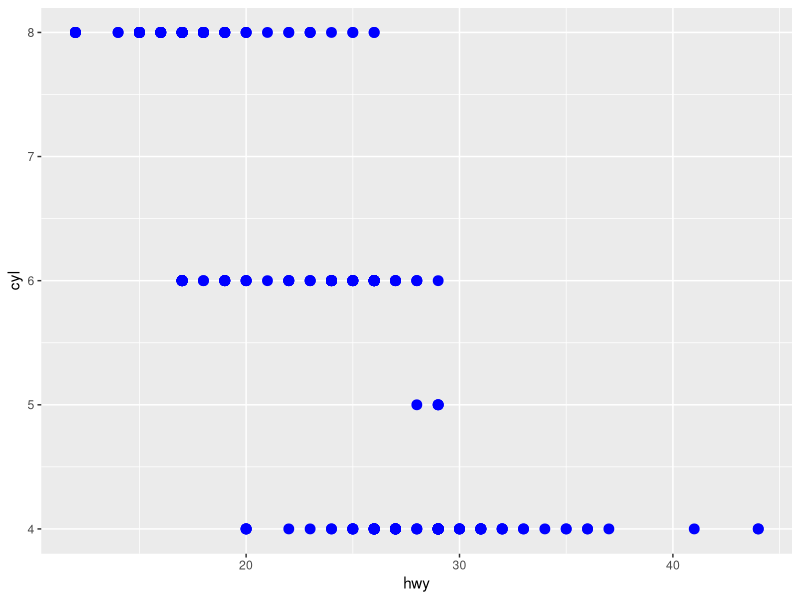
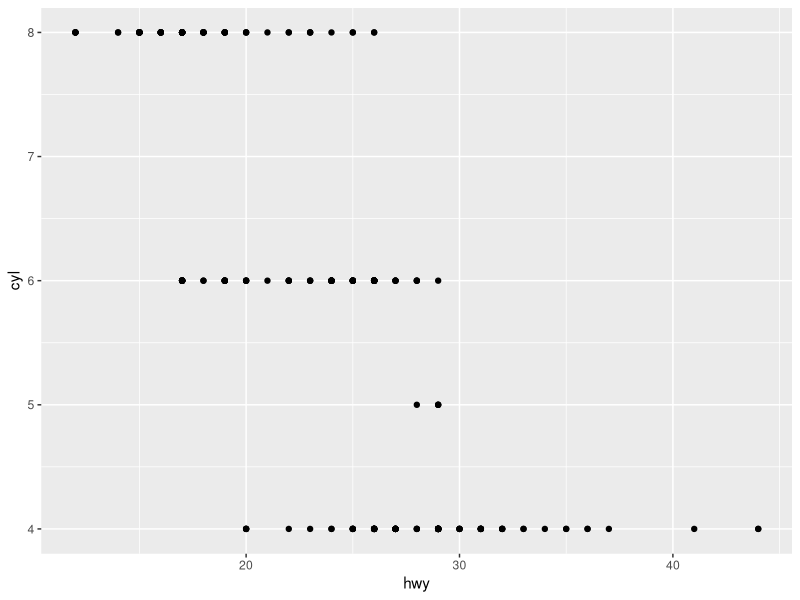
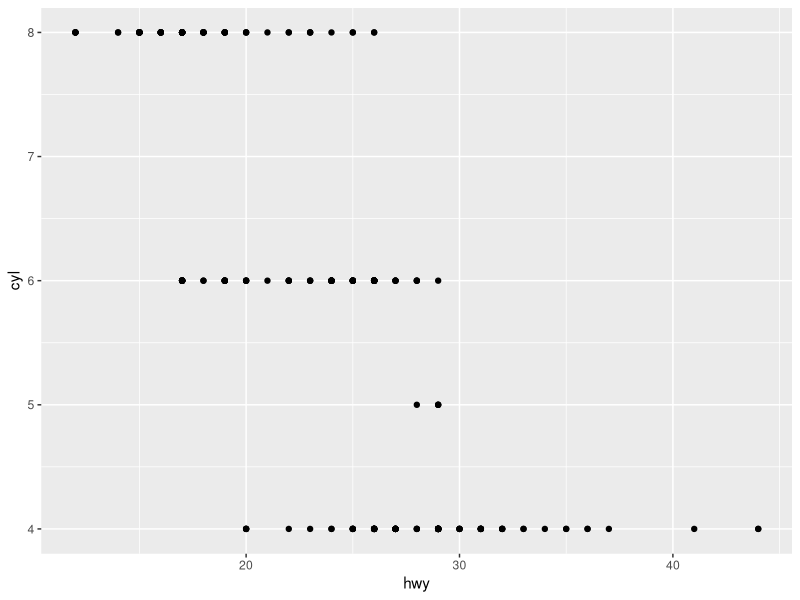
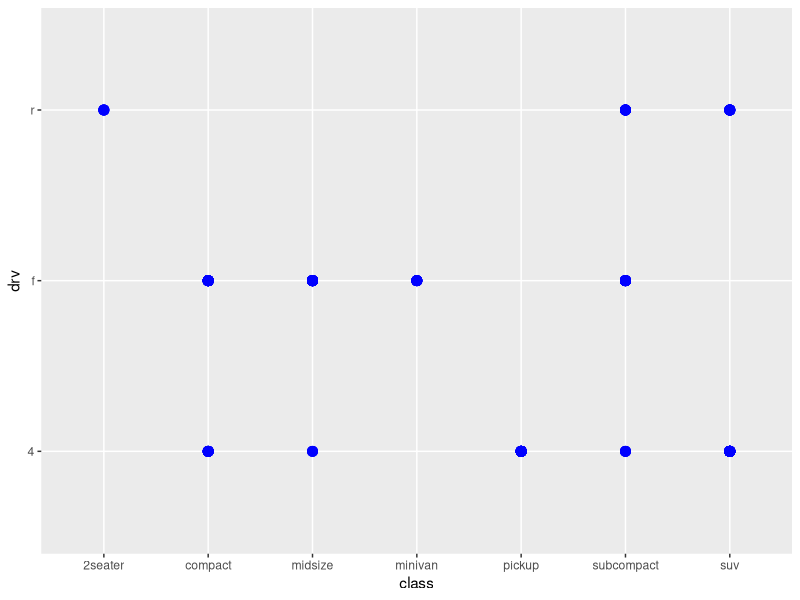
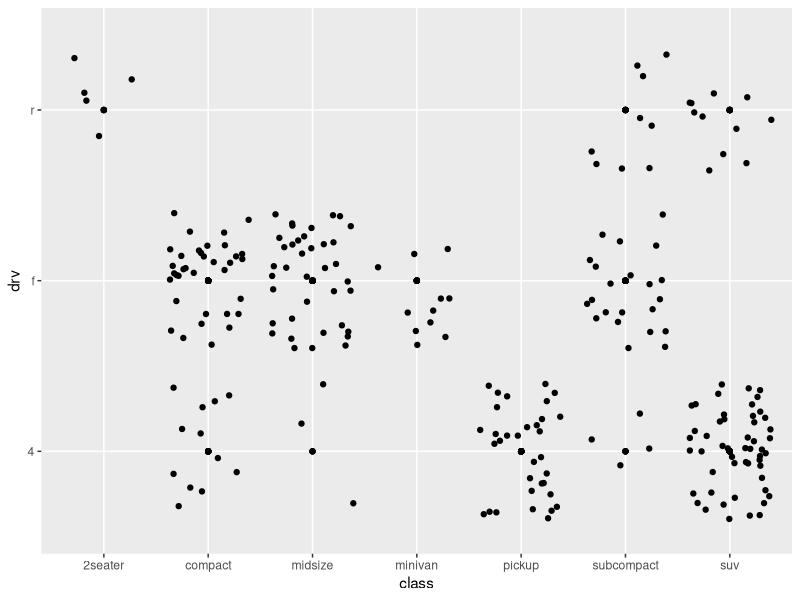
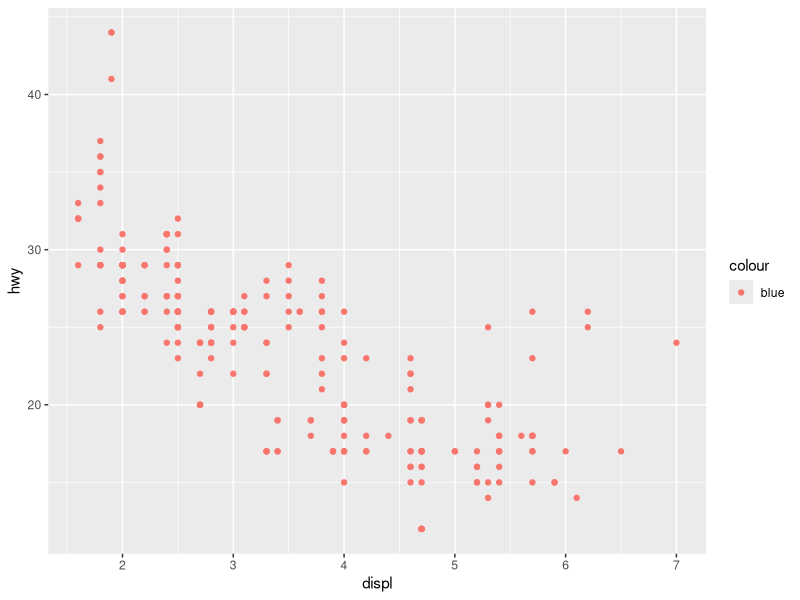
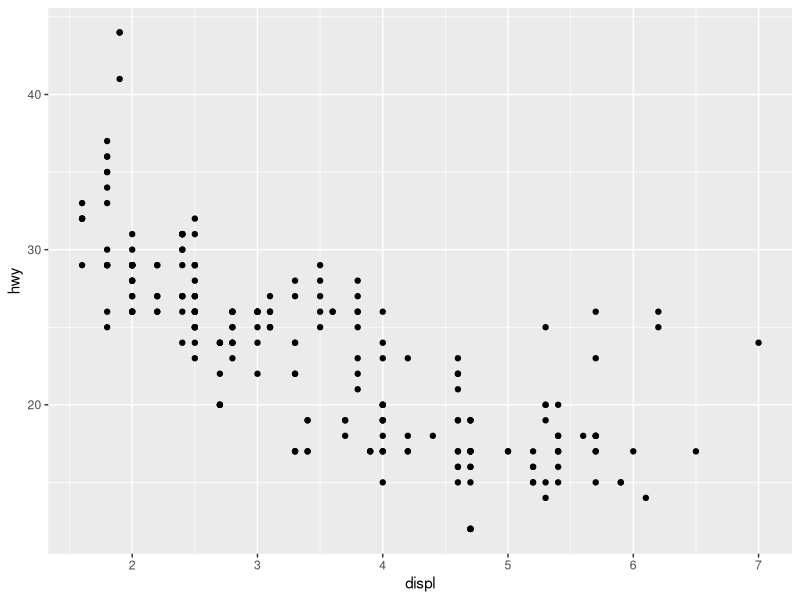
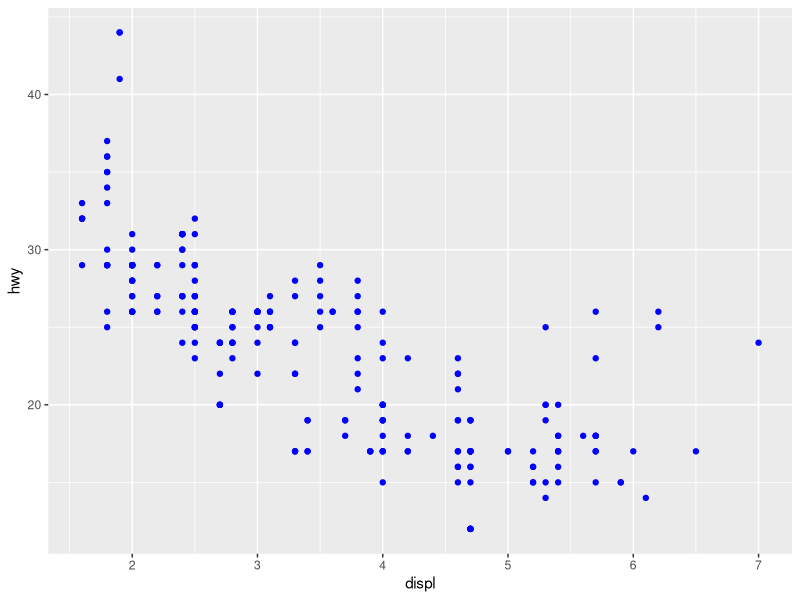

Write the R code that produced these figures, in order. (Note: this script raises an error after producing the figures.)
library(ggplot2)

# Scatter plot of hwy vs cyl
# Way 1
p <- ggplot(data = mpg, aes(hwy,cyl))
p+geom_point(alpha = 3, color = "blue", size = 3)

# Way 2
p <- ggplot(data = mpg, aes(x = hwy, y = cyl))
p+geom_point()

#Way3
ggplot(mpg, aes(hwy,cyl))+geom_point()


# Scatterplot of class vs drv
p <- ggplot(data = mpg, aes(class, drv))+geom_point()
p+geom_point(alpha = 3, color = "blue", size = 3)
p+geom_jitter()

# A scatterplot is definitely not a helpful showcase of these factors since both
# drv and class are categorical vars. Since categorical vars ordinarily take a few
# qualities, there are a set number of special blends of (x, y) values that can be shown.

ggplot(data = mpg) +  geom_point(mapping = aes(x = displ, y = hwy, color = "blue"))
# Color is worng since it should be outside the bracket

ggplot(data = mpg) +  geom_point(mapping = aes(x = displ, y = hwy))
# Default is Black

ggplot(data = mpg)+geom_point(mapping = aes(x = displ, y = hwy), colour = "blue")
#correct

ggplot(mpg, aes(displ, hwy, colors(ditinct = FALSE)))+geom_point()
# No Shade

ggplot(mpg, aes(x = displ,y = hwy, colour = cty))+geom_point()
# Continuous Variable

ggplot(mpg, aes(x = displ,y = hwy, size = cty))+geom_point()
# Continuous Variable

ggplot(mpg, aes(x = displ,y = hwy, shape = cty))+geom_point()
# Error - A continuous variable can not be mapped to shape

ggplot(mpg, aes(x = displ,y = hwy, size = hwy))+geom_point()
ggplot(mpg, aes(x = displ,y = hwy, size = displ))+geom_point()
ggplot(mpg, aes(x = displ,y = hwy, colour = displ))+geom_point()
ggplot(mpg, aes(x = displ,y = hwy, colour = hwy))+geom_point()
ggplot(mpg, aes(x = displ,y = hwy, colour = hwy, size = hwy))+geom_point()
ggplot(mpg, aes(x = displ,y = hwy, colour = hwy, size = displ))+geom_point()
ggplot(mpg, aes(x = displ,y = hwy, colour = displ, size = hwy))+geom_point()

# If you compare above plots to original versions ploted in the above codes.
# You will find that code produces plots but plots are bad. This is redundant and not adviced.

ggplot(mpg, aes(displ, hwy, colour = displ < 5))+geom_point()
# Produces different color to th plot greater than 5 on X axis

ggplot(data = mpg) +  geom_point(mapping = aes(x = drv, y = cyl))
p <- ggplot(data = mpg) +  geom_point(mapping = aes(x = drv, y = cyl))+facet_grid(drv ~ cyl)
p+facet_grid(drv ~ cyl)
# No change except for outer boundary. Nothing to observe with fewer plots

# The symbol . ignores that dimension while faceting.
ggplot(data = mpg) +   geom_point(mapping = aes(x = displ, y = hwy)) +   facet_grid(drv ~ .)
# Facet drv on Y Axis

ggplot(data = mpg) +   geom_point(mapping = aes(x = displ, y = hwy)) +   facet_grid(. ~ cyl)
# Facet cyl on X Axis

ggplot(data = mpg, mapping = aes(x = displ, y = hwy)) + geom_point() + geom_smooth()

ggplot() + geom_point(data = mpg, mapping = aes(x = displ, y = hwy)) +
  geom_smooth(data = mpg, mapping = aes(x = displ, y = hwy))

# Both graph looks same, since they inherit data from ggplot in second code

ggplot(mpg, aes(displ,hwy))+geom_point()+geom_smooth(se = FALSE)

ggplot(mpg, aes(displ, hwy))+geom_smooth(mapping = aes(group = drv), se = FALSE)+geom_point()

ggplot(mpg, aes(displ, hwy, colour = drv))+geom_point()+geom_smooth(se = FALSE)

ggplot(mpg, aes(displ,hwy))+geom_point(aes(colour = drv))+geom_smooth(se = FALSE)

ggplot(mpg, aes(displ, hwy))+geom_point(aes(colour = drv))+geom_smooth(aes(linetype = drv), se = FALSE)

ggplot(mpg, aes(displ,hwy))+geom_point(size = 4, color = "white")+geom_point(aes(colour = drv))
